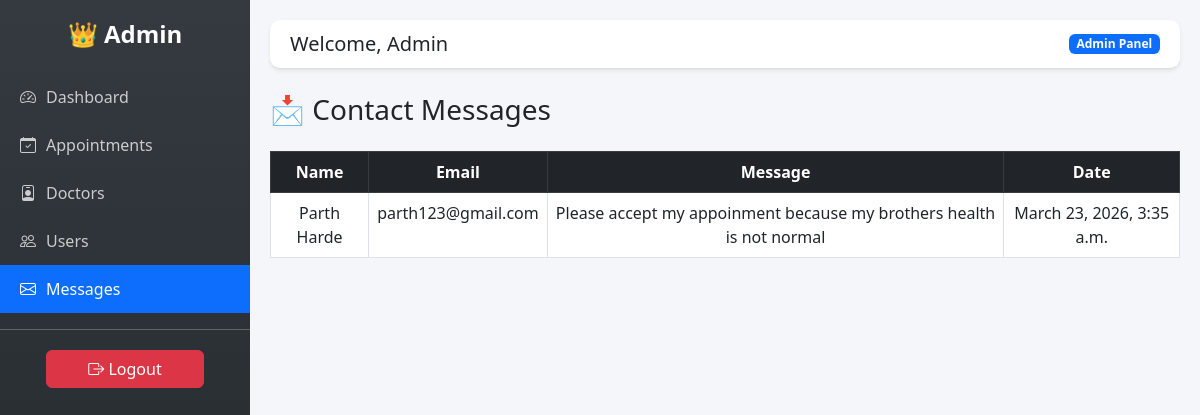
The page /admin-messages/ (signed in) on the database its author committed.
### myapp/models.py (models this page shows, shortened)
class Contact(models.Model):
    name = models.CharField(max_length=100)
    email = models.EmailField()
    message = models.TextField()
    created_at = models.DateTimeField(auto_now_add=True)

### myapp/views.py (the view)
# urls.py: path('admin-messages/', views.admin_messages, name='admin_messages'),
@login_required
def admin_messages(request):
    if not request.user.is_superuser:
        return redirect('home')
    messages = Contact.objects.all().order_by('-created_at')
    return render(request, 'admin_messages.html', {'messages': messages})

### templates/admin_messages.html
{% extends 'admin_base.html' %}
{% block content %}
<h3 class="mb-4">📩 Contact Messages</h3>
<div class="table-responsive">
<table class="table table-bordered text-center">
    <thead class="table-dark">
        <tr>
            <th>Name</th>
            <th>Email</th>
            <th>Message</th>
            <th>Date</th>
        </tr>
    </thead>
    <tbody>
        {% for msg in messages %}
        <tr>
            <td>{{ msg.name }}</td>
            <td>{{ msg.email }}</td>
            <td>{{ msg.message }}</td>
            <td>{{ msg.created_at }}</td>
        </tr>
        {% empty %}
        <tr>
            <td colspan="4">No messages</td>
        </tr>
        {% endfor %}
    </tbody>
</table>
</div>
{% endblock %}

### templates/admin_base.html (shortened to what this page needs)
<!DOCTYPE html>
<html>
<head>
    <link href="https://cdn.jsdelivr.net/npm/bootstrap@5.3.0/dist/css/bootstrap.min.css" rel="stylesheet">
    <link href="https://cdn.jsdelivr.net/npm/bootstrap-icons@1.11.1/font/bootstrap-icons.css" rel="stylesheet">
</head>
<body>
<div class="sidebar">
    <h4 class="text-center mb-4">👑 Admin</h4>
    <a href="/dashboard/"
   class="{% if request.path == '/dashboard/' %}active{% endif %}">
    <i class="bi bi-speedometer2"></i> Dashboard
    </a>
    <a href="/admin-appointments/"
       class="{% if request.path == '/admin-appointments/' %}active{% endif %}">
        <i class="bi bi-calendar-check"></i> Appointments
    </a>
    <a href="/admin-doctors/"
       class="{% if request.path == '/admin-doctors/' %}active{% endif %}">
        <i class="bi bi-person-badge"></i> Doctors
    </a>
    <a href="/admin-users/"
       class="{% if request.path == '/admin-users/' %}active{% endif %}">
        <i class="bi bi-people"></i> Users
    </a>
    <a href="/admin-messages/"
       class="{% if request.path == '/admin-messages/' %}active{% endif %}">
        <i class="bi bi-envelope"></i> Messages
    </a>
    <hr class="text-light">
    <form method="POST" action="{% url 'logout' %}" class="logout-btn text-center">
        <button class="btn btn-danger w-75">
            <i class="bi bi-box-arrow-right"></i> Logout
        </button>
    </form>
</div>
<div class="content">
    <div class="topbar d-flex justify-content-between align-items-center mb-4 shadow-sm">
        <h5 class="mb-0">Welcome, {{ user.username }}</h5>
        <span class="badge bg-primary">Admin Panel</span>
    </div>
    {% block content %}{% endblock %}
</div>
</body>
</html>

### templates/admin_base.html (style rules this page uses)
body { margin: 0; background: #f4f6f9; }
.sidebar { height: 100vh; width: 250px; position: fixed; background: linear-gradient(180deg, #343a40, #212529); padding-top: 20px; }
.sidebar h4 { color: #fff; font-weight: bold; }
.sidebar a { display: flex; align-items: center; gap: 10px; color: #ccc; padding: 12px 20px; text-decoration: none; transition: 0.3s; }
.sidebar a.active { background: #0d6efd; color: #fff; }
.content { margin-left: 250px; padding: 20px; }
.topbar { background: #fff; padding: 12px 20px; border-bottom: 1px solid #ddd; border-radius: 10px; }
.logout-btn { margin: 20px; }

### rows shown on the page
Contact: name "Parth Harde", email "parth123@gmail.com", message "Please accept my appoinment because my brothers health is not normal", created_at "March 23, 2026, 3:35 a.m."

### other values the page prints
{{ user.username }} "Admin"
